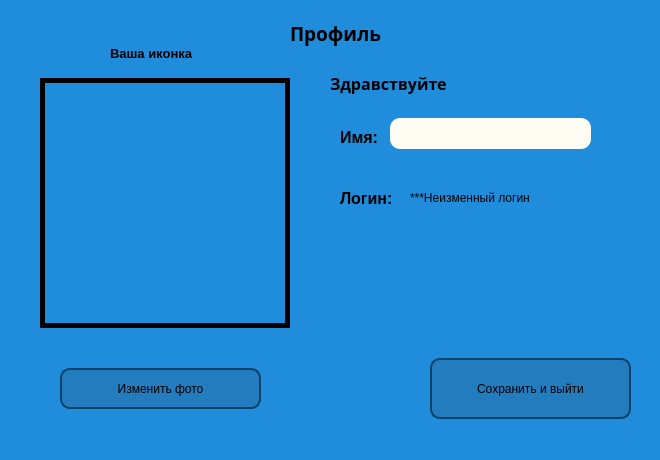
<?xml version="1.0" encoding="UTF-8"?>
<ui version="4.0">
 <class>Profile</class>
 <widget class="QDialog" name="Profile">
  <property name="geometry">
   <rect>
    <x>0</x>
    <y>0</y>
    <width>660</width>
    <height>460</height>
   </rect>
  </property>
  <property name="maximumSize">
   <size>
    <width>660</width>
    <height>460</height>
   </size>
  </property>
  <property name="sizeIncrement">
   <size>
    <width>0</width>
    <height>460</height>
   </size>
  </property>
  <property name="windowTitle">
   <string>Dialog</string>
  </property>
  <widget class="QWidget" name="widget_4" native="true">
   <property name="geometry">
    <rect>
     <x>0</x>
     <y>-2</y>
     <width>861</width>
     <height>621</height>
    </rect>
   </property>
   <property name="styleSheet">
    <string notr="true">background: #1f8ddb</string>
   </property>
   <widget class="QLabel" name="PASSWORD_text_3">
    <property name="geometry">
     <rect>
      <x>290</x>
      <y>20</y>
      <width>101</width>
      <height>30</height>
     </rect>
    </property>
    <property name="font">
     <font>
      <family>Microsoft JhengHei</family>
      <pointsize>14</pointsize>
      <weight>75</weight>
      <bold>true</bold>
     </font>
    </property>
    <property name="text">
     <string>Профиль</string>
    </property>
   </widget>
   <widget class="QLineEdit" name="user_name_profile">
    <property name="geometry">
     <rect>
      <x>390</x>
      <y>120</y>
      <width>201</width>
      <height>31</height>
     </rect>
    </property>
    <property name="styleSheet">
     <string notr="true">background: #fcfcf2;   border-radius: 10px;</string>
    </property>
   </widget>
   <widget class="QLabel" name="label_4">
    <property name="geometry">
     <rect>
      <x>340</x>
      <y>129</y>
      <width>41</width>
      <height>21</height>
     </rect>
    </property>
    <property name="font">
     <font>
      <pointsize>12</pointsize>
      <weight>75</weight>
      <bold>true</bold>
     </font>
    </property>
    <property name="text">
     <string>Имя:</string>
    </property>
   </widget>
   <widget class="QPushButton" name="save_create_pole">
    <property name="geometry">
     <rect>
      <x>430</x>
      <y>360</y>
      <width>201</width>
      <height>61</height>
     </rect>
    </property>
    <property name="styleSheet">
     <string notr="true">QPushButton {
    border: 2px solid #0f4266;
    border-radius: 10px;
    background: #227cbd;
    padding: 5px;
    }

QPushButton:hover {
    background: #31c3d6;
    }</string>
    </property>
    <property name="text">
     <string>Сохранить и выйти</string>
    </property>
   </widget>
   <widget class="QPushButton" name="change_image_button">
    <property name="geometry">
     <rect>
      <x>60</x>
      <y>370</y>
      <width>201</width>
      <height>41</height>
     </rect>
    </property>
    <property name="styleSheet">
     <string notr="true">QPushButton {
    border: 2px solid #0f4266;
    border-radius: 10px;
    background: #227cbd;
    padding: 5px;
    }

QPushButton:hover {
    background: #31c3d6;
    }</string>
    </property>
    <property name="text">
     <string>Изменить фото</string>
    </property>
   </widget>
   <widget class="QLabel" name="label_5">
    <property name="geometry">
     <rect>
      <x>340</x>
      <y>190</y>
      <width>71</width>
      <height>21</height>
     </rect>
    </property>
    <property name="font">
     <font>
      <pointsize>12</pointsize>
      <weight>75</weight>
      <bold>true</bold>
     </font>
    </property>
    <property name="text">
     <string>Логин:</string>
    </property>
   </widget>
   <widget class="QLabel" name="name_login_text">
    <property name="geometry">
     <rect>
      <x>410</x>
      <y>190</y>
      <width>131</width>
      <height>20</height>
     </rect>
    </property>
    <property name="text">
     <string>***Неизменный логин</string>
    </property>
   </widget>
   <widget class="QLabel" name="name_profile_text">
    <property name="geometry">
     <rect>
      <x>330</x>
      <y>70</y>
      <width>271</width>
      <height>31</height>
     </rect>
    </property>
    <property name="font">
     <font>
      <family>Lucida Sans Typewriter</family>
      <pointsize>12</pointsize>
      <weight>75</weight>
      <bold>true</bold>
     </font>
    </property>
    <property name="text">
     <string>Здравствуйте</string>
    </property>
   </widget>
   <widget class="QLabel" name="profile_image">
    <property name="geometry">
     <rect>
      <x>40</x>
      <y>80</y>
      <width>250</width>
      <height>250</height>
     </rect>
    </property>
    <property name="styleSheet">
     <string notr="true">border: 5px solid #000</string>
    </property>
    <property name="text">
     <string/>
    </property>
   </widget>
   <widget class="QLabel" name="label">
    <property name="geometry">
     <rect>
      <x>110</x>
      <y>40</y>
      <width>101</width>
      <height>31</height>
     </rect>
    </property>
    <property name="font">
     <font>
      <pointsize>10</pointsize>
      <weight>75</weight>
      <bold>true</bold>
     </font>
    </property>
    <property name="text">
     <string>Ваша иконка</string>
    </property>
   </widget>
  </widget>
 </widget>
 <resources/>
 <connections/>
</ui>
